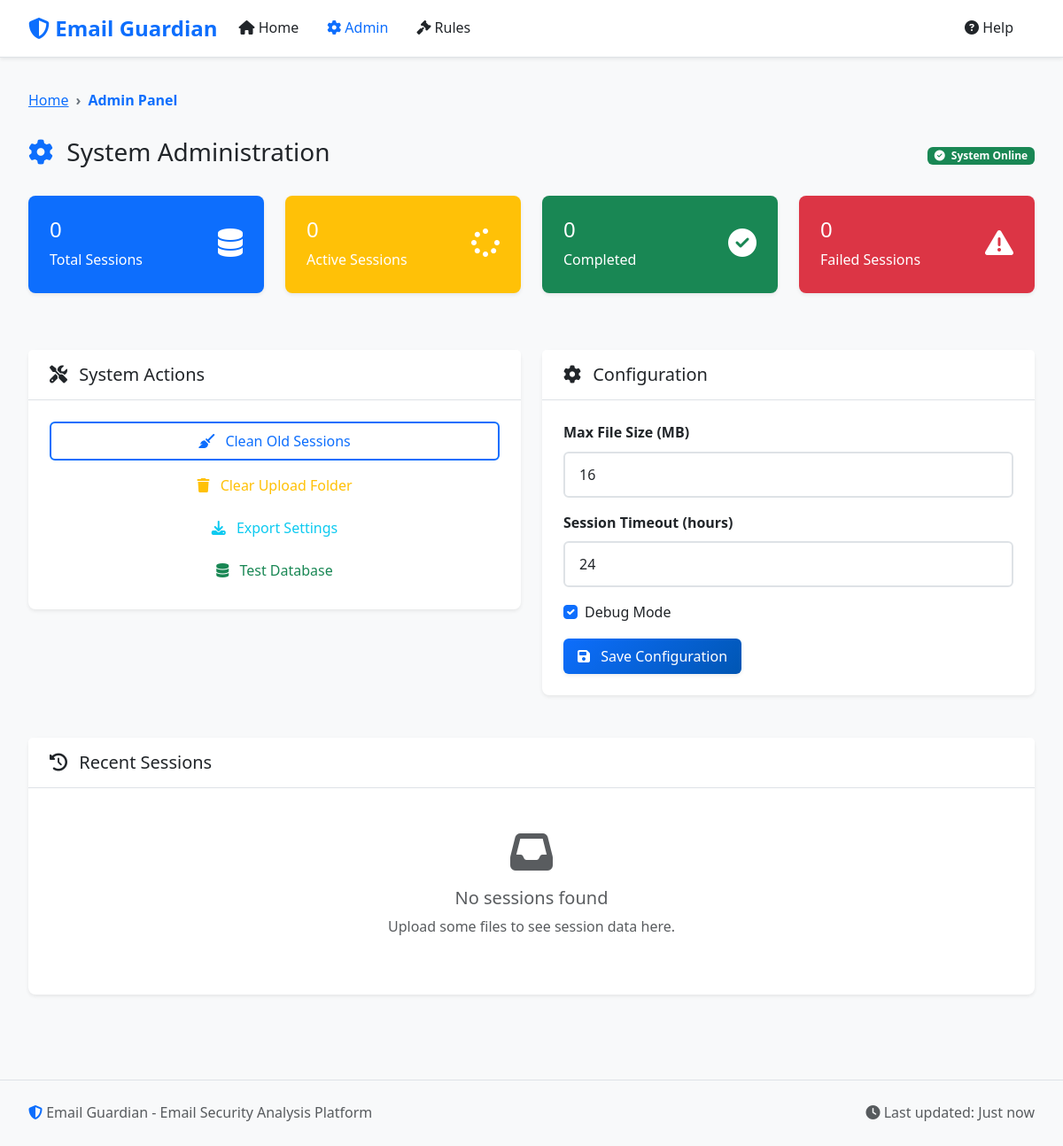
/admin, run on an earlier commit of the app's database.
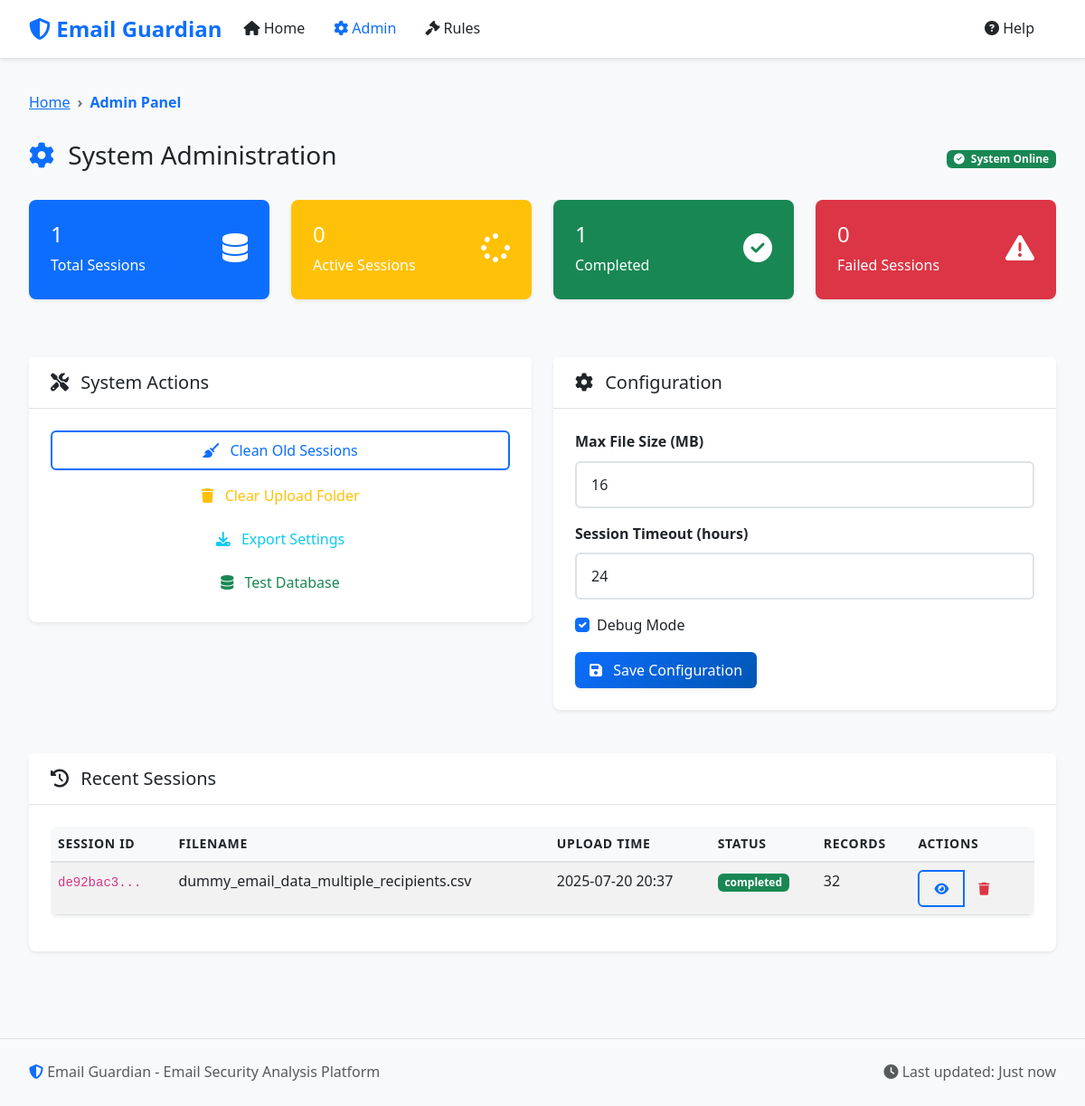
And on a later commit of the database.
### models.py (models this page shows, shortened)
class ProcessingSession(db.Model):
    __tablename__ = 'processing_sessions'
    id = db.Column(db.String(36), primary_key=True)
    filename = db.Column(db.String(255), nullable=False)
    upload_time = db.Column(db.DateTime, default=datetime.utcnow)
    total_records = db.Column(db.Integer, default=0)
    processed_records = db.Column(db.Integer, default=0)
    status = db.Column(db.String(50), default='uploaded')  # uploaded, processing, completed, error
    error_message = db.Column(Text)
    processing_stats = db.Column(JSON)
    data_path = db.Column(db.String(500))
    is_compressed = db.Column(db.Boolean, default=False)
    exclusion_applied = db.Column(db.Boolean, default=False)
    whitelist_applied = db.Column(db.Boolean, default=False)
    rules_applied = db.Column(db.Boolean, default=False)
    ml_applied = db.Column(db.Boolean, default=False)

### routes.py (the view)
@app.route('/admin')
def admin():
    stats = {
        'total_sessions': ProcessingSession.query.count(),
        'active_sessions': ProcessingSession.query.filter_by(status='processing').count(),
        'completed_sessions': ProcessingSession.query.filter_by(status='completed').count(),
        'failed_sessions': ProcessingSession.query.filter_by(status='failed').count()
    }
    recent_sessions = ProcessingSession.query.order_by(ProcessingSession.upload_time.desc()).limit(5).all()
    sessions = ProcessingSession.query.order_by(ProcessingSession.upload_time.desc()).all()
    whitelist_domains = WhitelistDomain.query.filter_by(is_active=True).all()
    attachment_keywords = AttachmentKeyword.query.filter_by(is_active=True).all()
    return render_template('admin.html',
                         stats=stats,
                         recent_sessions=recent_sessions,
                         sessions=sessions,
                         whitelist_domains=whitelist_domains,
                         attachment_keywords=attachment_keywords)

### templates/admin.html (shortened to what this page needs)
{% extends "base.html" %}
{% block breadcrumb %}
<nav aria-label="breadcrumb">
    <ol class="breadcrumb">
        <li class="breadcrumb-item"><a href="{{ url_for('index') }}">Home</a></li>
        <li class="breadcrumb-item active">Admin Panel</li>
    </ol>
</nav>
{% endblock %}
{% block content %}
<div class="row">
    <div class="col-12">
        <div class="d-flex justify-content-between align-items-center mb-4">
            <h1 class="h3">
                <i class="fas fa-cog text-primary me-2"></i>
                System Administration
            </h1>
            <div class="badge bg-success">
                <i class="fas fa-check-circle me-1"></i>
                System Online
            </div>
        </div>
    </div>
</div>
<div class="row mb-4">
    <div class="col-md-3 mb-3">
        <div class="card text-white bg-primary">
            <div class="card-body">
                <div class="d-flex justify-content-between">
                    <div>
                        <h4 class="card-title">{{ stats.total_sessions }}</h4>
                        <p class="card-text">Total Sessions</p>
                    </div>
                    <div class="align-self-center">
                        <i class="fas fa-database fa-2x"></i>
                    </div>
                </div>
            </div>
        </div>
    </div>
    <div class="col-md-3 mb-3">
        <div class="card text-white bg-warning">
            <div class="card-body">
                <div class="d-flex justify-content-between">
                    <div>
                        <h4 class="card-title">{{ stats.active_sessions }}</h4>
                        <p class="card-text">Active Sessions</p>
                    </div>
                    <div class="align-self-center">
                        <i class="fas fa-spinner fa-2x"></i>
                    </div>
                </div>
            </div>
        </div>
    </div>
    <div class="col-md-3 mb-3">
        <div class="card text-white bg-success">
            <div class="card-body">
                <div class="d-flex justify-content-between">
                    <div>
                        <h4 class="card-title">{{ stats.completed_sessions }}</h4>
                        <p class="card-text">Completed</p>
                    </div>
                    <div class="align-self-center">
                        <i class="fas fa-check-circle fa-2x"></i>
                    </div>
                </div>
            </div>
        </div>
    </div>
    <div class="col-md-3 mb-3">
        <div class="card text-white bg-danger">
            <div class="card-body">
                <div class="d-flex justify-content-between">
                    <div>
                        <h4 class="card-title">{{ stats.failed_sessions }}</h4>
                        <p class="card-text">Failed Sessions</p>
                    </div>
                    <div class="align-self-center">
                        <i class="fas fa-exclamation-triangle fa-2x"></i>
                    </div>
                </div>
            </div>
        </div>
    </div>
</div>
<div class="row mb-4">
    <div class="col-md-6">
        <div class="card">
            <div class="card-header">
                <h5 class="card-title mb-0">
                    <i class="fas fa-tools me-2"></i>
                    System Actions
                </h5>
            </div>
            <div class="card-body">
                <div class="d-grid gap-2">
                    <button class="btn btn-outline-primary" onclick="cleanupOldSessions()">
                        <i class="fas fa-broom me-2"></i>
                        Clean Old Sessions
                    </button>
                    <button class="btn btn-outline-warning" onclick="clearUploads()">
                        <i class="fas fa-trash me-2"></i>
                        Clear Upload Folder
                    </button>
                    <button class="btn btn-outline-info" onclick="exportSettings()">
                        <i class="fas fa-download me-2"></i>
                        Export Settings
                    </button>
                    <button class="btn btn-outline-success" onclick="testDatabase()">
                        <i class="fas fa-database me-2"></i>
                        Test Database
                    </button>
                </div>
            </div>
        </div>
    </div>
    <div class="col-md-6">
        <div class="card">
            <div class="card-header">
                <h5 class="card-title mb-0">
                    <i class="fas fa-cog me-2"></i>
                    Configuration
                </h5>
            </div>
            <div class="card-body">
                <form id="configForm">
                    <div class="mb-3">
                        <label class="form-label">Max File Size (MB)</label>
                        <input type="number" class="form-control" value="16" min="1" max="100">
                    </div>
                    <div class="mb-3">
                        <label class="form-label">Session Timeout (hours)</label>
                        <input type="number" class="form-control" value="24" min="1" max="168">
                    </div>
                    <div class="mb-3">
                        <div class="form-check">
                            <input class="form-check-input" type="checkbox" checked>
                            <label class="form-check-label">Debug Mode</label>
                        </div>
                    </div>
                    <button type="button" class="btn btn-primary" onclick="saveConfig()">
                        <i class="fas fa-save me-2"></i>
                        Save Configuration
                    </button>
                </form>
            </div>
        </div>
    </div>
</div>
<div class="row">
    <div class="col-12">
        <div class="card">
            <div class="card-header">
                <h5 class="card-title mb-0">
                    <i class="fas fa-history me-2"></i>
                    Recent Sessions
                </h5>
            </div>
            <div class="card-body">
                {% if recent_sessions %}
                <div class="table-responsive">
                    <table class="table table-striped">
                        <thead>
                            <tr>
                                <th>Session ID</th>
                                <th>Filename</th>
                                <th>Upload Time</th>
                                <th>Status</th>
                                <th>Records</th>
                                <th>Actions</th>
                            </tr>
                        </thead>
                        <tbody>
                            {% for session in recent_sessions %}
                            <tr>
                                <td>
                                    <code>{{ session.id[:8] }}...</code>
                                </td>
                                <td>{{ session.filename }}</td>
                                <td>{{ session.upload_time.strftime('%Y-%m-%d %H:%M') }}</td>
                                <td>
                                    {% if session.status == 'completed' %}
                                        <span class="badge bg-success">{{ session.status }}</span>
                                    {% elif session.status == 'processing' %}
                                        <span class="badge bg-warning">{{ session.status }}</span>
                                    {% elif session.status == 'failed' %}
                                        <span class="badge bg-danger">{{ session.status }}</span>
                                    {% else %}
                                        <span class="badge bg-secondary">{{ session.status }}</span>
                                    {% endif %}
                                </td>
                                <td>{{ session.total_records or 0 }}</td>
                                <td>
                                    <div class="btn-group btn-group-sm">
                                        <a href="{{ url_for('view_session', session_id=session.id) }}" class="btn btn-outline-primary">
                                            <i class="fas fa-eye"></i>
                                        </a>
                                        <button class="btn btn-outline-danger" onclick="deleteSession('{{ session.id }}')">
                                            <i class="fas fa-trash"></i>
                                        </button>
                                    </div>
                                </td>
                            </tr>
                            {% endfor %}
                        </tbody>
                    </table>
                </div>
                {% else %}
                <div class="text-center py-4">
                    <i class="fas fa-inbox fa-3x text-muted mb-3"></i>
                    <h5 class="text-muted">No sessions found</h5>
                    <p class="text-muted">Upload some files to see session data here.</p>
                </div>
                {% endif %}
            </div>
        </div>
    </div>
</div>
{% endblock %}

### templates/base.html (shortened to what this page needs)
<!DOCTYPE html>
<html lang="en">
<head>
    <link href="https://cdn.jsdelivr.net/npm/bootstrap@5.3.0/dist/css/bootstrap.min.css" rel="stylesheet">
    <link href="https://cdnjs.cloudflare.com/ajax/libs/font-awesome/6.4.0/css/all.min.css" rel="stylesheet">
    <link href="https://cdn.datatables.net/1.13.4/css/dataTables.bootstrap5.min.css" rel="stylesheet">
    <link href="{{ url_for('static', filename='css/style.css') }}" rel="stylesheet">
</head>
<body>
    <nav class="navbar navbar-expand-lg navbar-light bg-white">
        <div class="container-fluid">
            <a class="navbar-brand" href="{{ url_for('index') }}">
                <i class="fas fa-shield-alt text-primary"></i>
                Email Guardian
            </a>
            <div class="collapse navbar-collapse" id="navbarNav">
                <ul class="navbar-nav me-auto">
                    <li class="nav-item">
                        <a class="nav-link {% if request.endpoint == 'index' %}active{% endif %}" href="{{ url_for('index') }}">
                            <i class="fas fa-home"></i> Home
                        </a>
                    </li>
                    <li class="nav-item">
                        <a class="nav-link {% if request.endpoint == 'admin' %}active{% endif %}" href="{{ url_for('admin') }}">
                            <i class="fas fa-cog"></i> Admin
                        </a>
                    </li>
                    <li class="nav-item">
                        <a class="nav-link {% if request.endpoint == 'rules' %}active{% endif %}" href="{{ url_for('rules') }}">
                            <i class="fas fa-gavel"></i> Rules
                        </a>
                    </li>
                </ul>
                <ul class="navbar-nav">
                    <li class="nav-item">
                        <a class="nav-link" href="#" onclick="showHelp()">
                            <i class="fas fa-question-circle"></i> Help
                        </a>
                    </li>
                </ul>
            </div>
        </div>
    </nav>
    <main class="container-fluid py-4">
        {% block breadcrumb %}{% endblock %}
        {% block content %}{% endblock %}
    </main>
    <footer class="bg-light border-top py-4 mt-5">
        <div class="container-fluid">
            <div class="row">
                <div class="col-md-6">
                    <p class="text-muted mb-0">
                        <i class="fas fa-shield-alt text-primary"></i>
                        Email Guardian - Email Security Analysis Platform
                    </p>
                </div>
                <div class="col-md-6 text-end">
                    <p class="text-muted mb-0">
                        <i class="fas fa-clock"></i>
                        Last updated: <span id="lastUpdate">Just now</span>
                    </p>
                </div>
            </div>
        </div>
    </footer>
</body>
</html>

What changed in the data, as far as the page shows it:
added ProcessingSession: id "de92bac3", filename "dummy_email_data_multiple_recipients.csv", upload_time "2025-07-20 20:37", status "completed", total_records "32"
Also different on the page:
{{ stats.total_sessions }}: "0" → "1"
{{ stats.completed_sessions }}: "0" → "1"
text no longer shown: "No sessions found Upload some files to see session data here."
text now shown: "SESSION ID FILENAME UPLOAD TIME STATUS RECORDS ACTIONS"
